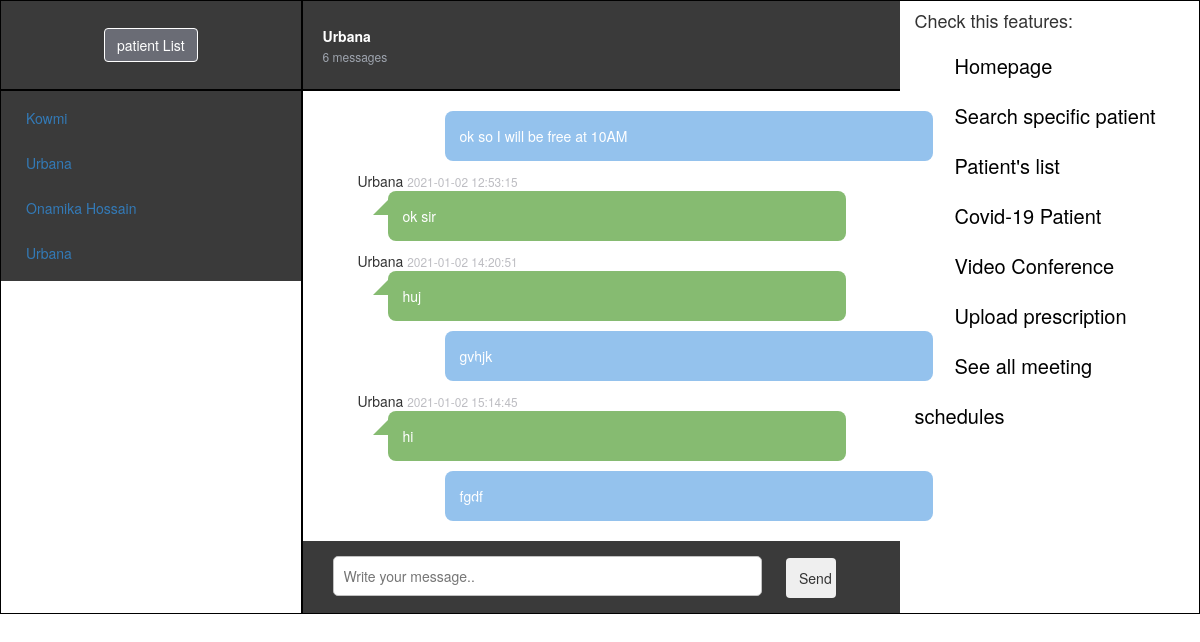
The page /manageAppointmentDoctor.php (signed in) on the database its author committed.
### tables this page shows
CREATE TABLE `register` (
  `id` int(11) NOT NULL,
  `Name` varchar(255) NOT NULL,
  `Age` int(11) NOT NULL,
  `Phone_number` varchar(255) NOT NULL,
  `Email` varchar(255) NOT NULL,
  `Password` varchar(255) NOT NULL,
  `token` varchar(255) NOT NULL,
  `status` varchar(100) NOT NULL
);

CREATE TABLE `user_chat` (
  `msg_id` int(11) NOT NULL,
  `sender_username` varchar(255) NOT NULL,
  `receiver_username` varchar(255) NOT NULL,
  `msg_contest` varchar(255) NOT NULL,
  `msg_status` text NOT NULL,
  `mag_date` timestamp NOT NULL DEFAULT current_timestamp()
);

### manageAppointmentDoctor.php (the view, shortened to what this page needs)
<?php
     if(!isset($_SESSION['doctor_login'])){
       header("Location:index.php");
     } else{
 ?>
<!DOCTYPE html>
<html lang="en">
<head>
  <link rel="stylesheet" href="https://maxcdn.bootstrapcdn.com/bootstrap/3.4.1/css/bootstrap.min.css">
  <link rel="stylesheet" href="manageAppointmentDoctor.css">
</head>
<body>
  <div class="container main-section">
    <div class="row">
      <div class="col-md-3 col-sm-3 col-xs-12 left-sidebar">
        <div class="input-group searchbox">
          <div class="input-group-btn">
            <center> <a href="showPatientList.php"> <button class="btn btn-default search-icon" type="submit" name="search_doctor">patient List</button> </a></center>
          </div>
        </div>
        <div class="left-chat">
          <ul>
            <?php include("get_patient_data.php"); ?>
          </ul>
        </div>
      </div>
      <div class="col-md-6 col-sm-6 col-xs-12 right-sidebar">
        <div class="row">
          <?php
            $user = $_SESSION['doctor_login'];
            $conn = mysqli_connect('localhost','root','','hospital_management_system');
             $get_user = "SELECT * FROM doctor WHERE email='$user'";
             $run_user = mysqli_query($conn, $get_user);
             $row = mysqli_fetch_array($run_user);
             $user_name = $row['name'];
           ?>
          <?php
             $total_messages = "SELECT * FROM user_chat WHERE (sender_username = '$user_name' AND receiver_username='$patient_name') OR (receiver_username = '$user_name' AND sender_username='$patient_name')";
             $run_msg = mysqli_query($conn, $total_messages);
             $total = mysqli_num_rows($run_msg);
           ?>
           <div class="col-md-12 right-header">
             <div class="right-header-detail">
               <form method="post">
                 <p> <?php echo $patient_name; ?> </p>
                 <span> <?php echo $total; ?> messages</span> &nbsp  &nbsp
               </form>
             </div>
           </div>
        </div>
            <div class="row">
              <div id="scrolling_to_bottom" class="col-md-9 right-header-contentchat">
                <?php
                    $sel_msg="SELECT * FROM user_chat WHERE(sender_username='$user_name' AND receiver_username='$patient_name') OR (receiver_username='$user_name' AND sender_username='$patient_name') ORDER by 1 ASC";
                    $run_msgs = mysqli_query($conn, $sel_msg);
                    while($row = mysqli_fetch_array($run_msgs)){
                      $sender_username = $row['sender_username'];
                      $receiver_username = $row['receiver_username'];
                      $msg_content = $row['msg_contest'];
                      $msg_date = $row['mag_date'];
                 ?>
                 <ul>
                   <?php
                       if($user_name == $sender_username AND $patient_name == $receiver_username){ ?>
                           <li>
                              <div class="rightside-right-chat">
                                <p> <?php echo $msg_content; ?> </p>
                              </div>
                           </li>
                  <?php  }
                    elseif($user_name == $receiver_username AND $patient_name == $sender_username){ ?>
                        <li>
                           <div class="rightside-left-chat">
                             <span> <?php echo $patient_name; ?> <small> <?php echo $msg_date;?></small> </span>
                             <p> <?php echo $msg_content; ?> </p>
                           </div>
                        </li>
               <?php  }
                 ?>
                 </ul>
                 <?php
               }
                ?>
              </div>
            </div>
                <div class="row">
                  <div class="col-md-6 right-chat-textbox">
                    <form method="post">
                      <input autocomplete="off" type="text" name="msg_content" placeholder="Write your message..">
                      <button class="btn" name="submit"> Send<i class="fa fa-telegram" aria-hidden="true"></i> </button>
                    </form>
                  </div>
                </div>
      </div>
      <div id="sidebar" class="col-md-3">
        <h4>Check this features:</h4>
        <ul class="list-unstyled">
          <li> <a id="option1" href="homepageDoctor.php">Homepage</a> </li>
          <li> <a id="option1" href="searchPatient.php">Search specific patient</a> </li>
          <li> <a id="option1" href="showPatientList.php">Patient's list</a> </li>
          <li> <a id="option1" href="covidPatientforDoc.php">Covid-19 Patient</a> </li>
          <li> <a id="option1" href="videoConfaDoctor.php">Video Conference</a> </li>
          <li> <a id="option1" href="uploadPrescription.php">Upload prescription</a> </li>
          <li> <a id="option1" href="seeAllMeetings.php">See all meeting schedules</a> </li>
      </div>
    </div>
  </div>
</body>
</html>
<?php } ?>

### get_patient_data.php (shortened to what this page needs)
<?php
$conn = mysqli_connect('localhost','root','','hospital_management_system');
 $patient = "SELECT * FROM register";
 $run_patient = mysqli_query($conn,$patient);
 while($row_patient=mysqli_fetch_array($run_patient)){
    $patient_name = $row_patient['Name'];
    echo"
      <li>
          <div class='chat-left-detail'>
            <p> <a href='manageAppointmentDoctor.php?user_name=$patient_name'>$patient_name</a> </p>";
 }
 ?>

### manageAppointmentDoctor.css (style rules this page uses)
.main-section { border: 1px solid #000; width: 100%; }
.left-sidebar { background-color: #3A3A3A; padding: 0px; }
.searchbox { width: 100%; padding: 27px 10px; border-bottom: 2px solid #000; }
.form-control,.search-icon,.search-icon:hover { background-color: #6A6C75; border: 1px solid #fff; color: #fff; box-shadow: none !important; }
.chat-left-detail { float: left; }
.left-chat { overflow-y: scroll; }
.left-chat ul { overflow: hidden; padding: 0px; }
.left-chat ul li { list-style: none; width: 100%; float: left; margin: 10px 0px 8px 15px; }
.chat-left-detail { margin-left: 10px; }
.chat-left-detail p { margin: 0px; color: #fff; padding: 7px 0px 0px; }
.right-sidebar { border-left: 2px solid #000; }
.right-header { border-bottom: 2px solid #000; margin: 0px; padding: 0px; }
.right-header { padding: 20px; height: 90px; background-color: #3A3A3A; }
.right-header-detail p { margin: 0px; color: #fff; font-weight: bold; padding-top: 5px; }
.right-header-detail span { color: #9FA5AF; font-size: 12px; }
.rightside-left-chat,.rightside-right-chat { float: left; width: 80%; position: relative; }
.rightside-right-chat { float: right; margin-right: 35px; }
.rightside-left-chat p { margin-left: 30px; }
.right-header-contentchat { overflow-y: scroll; background-color: #FFFFFF; position: relative; height: 450px; width: 680px; }
.right-header-contentchat ul li { list-style: none; margin-top: 20px; }
.right-header-contentchat .rightside-left-chat p,.right-header-contentchat .rightside-right-chat p { background-color: #86BB71; padding: 15px; border-radius: 8px; color: #fff; }
.right-header-contentchat .rightside-right-chat p { background-color: #94C2ED; }
.right-chat-textbox { padding: 15px 30px; width: 100%; background-color: #3A3A3A; }
.right-chat-textbox input { width: 80%; height: 40px; border: 2px solid #3d85ca; border-radius: 5px; padding: 0px 10px; border: 1px solid #c1c1c1; }
.right-chat-textbox button { height: 40px; width: 50px; margin-left: 20px; }
.rightside-right-chat span small, .rightside-left-chat span small { color: #BDBDC2; }
.rightside-left-chat:before { content: " "; position:absolute; top: 14px; left: 15px; bottom: 150px; border: 15px solid transparent; border-bottom-color: #86BB71; z-index: 1; }
.rightside-right-chat:before { content: " "; position:absolute; top: 14px; left: 15px; bottom: 150px; border: 15px solid transparent; border-bottom-color: #94C2ED; z-index: 1; }
#option1 { font-size: 20px; font-weight: 200; color: black; line-height: 50px; margin-left: 40px; margin-top: 30px; margin-bottom: 70px; }
#sidebar { height: 400px; }

### rows shown on the page
register: Name "Kowmi"
register: Name "Urbana"
register: Name "Onamika Hossain"
register: Name "Urbana"
user_chat: msg_contest "ok so I will be free at 10AM"
user_chat: mag_date "2021-01-02 12:53:15", msg_contest "ok sir"
user_chat: mag_date "2021-01-02 14:20:51", msg_contest "huj"
user_chat: msg_contest "gvhjk"
user_chat: mag_date "2021-01-02 15:14:45", msg_contest "hi"
user_chat: msg_contest "fgdf"

### other values the page prints
$total "6"
